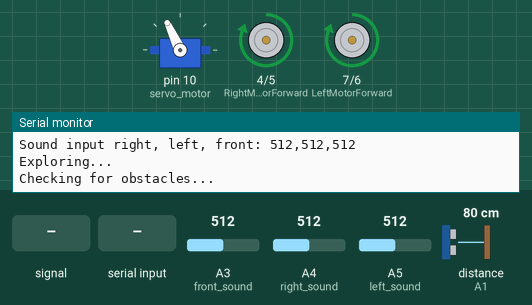
The sketch below on a simulated Arduino Uno, built with avr-gcc and run on an emulated ATmega328P. On the bench: servo, motor-driver pin pairs drawn as motors (green arrow = first pin HIGH = forward, orange = second pin HIGH = backward, longer = more drive), the last lines printed to the serial monitor. The test bench sets the inputs (shaded band); at power-on: distance to the obstacle (sensor on A1) 80 cm, A3 (front_sound) = 512, A4 (right_sound) = 512, A5 (left_sound) = 512. The echo pulse lasts 58.3 µs per cm.

Above: at 1.9 s.
2.0 s: A3 (front_sound) fed a 200 Hz sine of ±81 counts around its level
At 2.7 s:
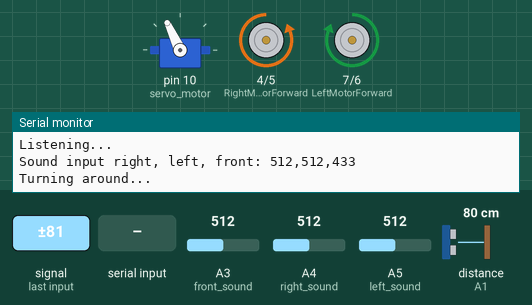
5.0 s: A4 (right_sound) fed a 200 Hz sine of ±81 counts around its level
At 6.4 s:
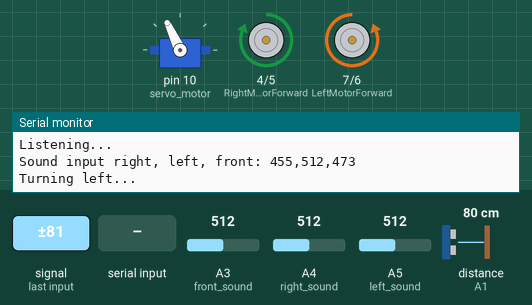
8.0 s: distance to the obstacle (sensor on A1) set to 2 cm
At 10.2 s:
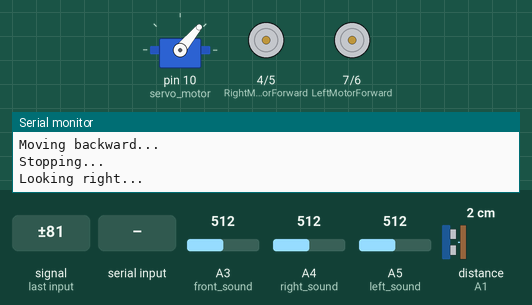
11.0 s: byte 1 (1) received over Serial
At 12.5 s:
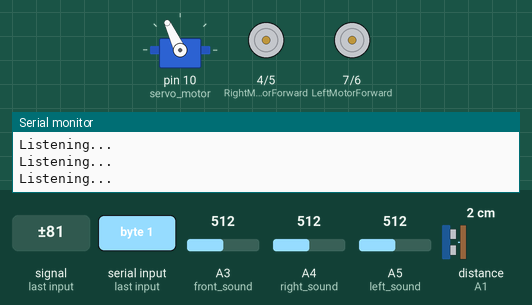
12.8 s: byte 3 (3) received over Serial
At 13.6 s:
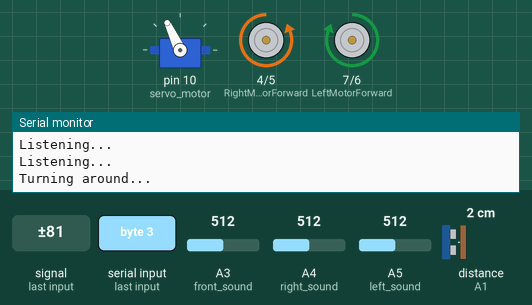
Timing chart, 0 to 15.8 s (numbered marks = the images above; inputs shaded):
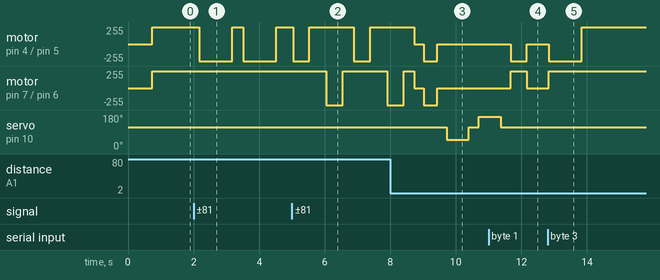

The sketch:

curious_bot_final.ino
```cpp
// Obstacle avoidance code loosely based on: http://mertarduinotutorial.blogspot.co.uk/2017/03/arduino-project-tutorial-17-obstacle.html
// The rest is mine.

#include <Servo.h>
#include <NewPing.h>

const int LeftMotorForward = 7;
const int LeftMotorBackward = 6;
const int RightMotorForward = 4;
const int RightMotorBackward = 5;

//for determinind loudest sound
const int threshold = 10;

//for sound calibration
int cr;
int cl;
int cf;

//analog input pins for sound input
const int front_sound = A3;
const int right_sound = A4;
const int left_sound = A5;

// setting up ping sensor
#define trig_pin A0 //analog input 0
# define echo_pin A1 //analog input 1
# define maximum_distance 200
int distance = 100;
NewPing sonar(trig_pin, echo_pin, maximum_distance);

Servo servo_motor;

//keeps track of whether we're moving forward - don't want to send high output to motors multiple times
boolean movingForward = false;

//keeps track of whether the bot is waiting or not
boolean waiting = false;

void setup() {
  // start serial
  Serial.begin(9600);

  // set pin modes for motor output
  pinMode(RightMotorForward, OUTPUT);
  pinMode(LeftMotorForward, OUTPUT);
  pinMode(LeftMotorBackward, OUTPUT);
  pinMode(RightMotorBackward, OUTPUT);

  //attach servo to pin 10
  servo_motor.attach(10);

  //point servo forwards
  servo_motor.write(115);
  delay(500);

  //read initial pings
  distance = readPing();
  delay(100);

  //calibrate sound input
  int base_r = 0;
  int base_l = 0;
  int base_f = 0;

  // sample sound environment when bot is started in case the room is noisy
  for (int i = 0; i < 100; i++) {
    int right = analogRead(right_sound);
    base_r = base_r + right;
    int left = analogRead(left_sound);
    base_l = base_l + left;
    int front = analogRead(front_sound);
    base_f = base_f + front;
  }
  cr = base_r / 100;
  cl = base_l / 100;
  cf = base_f / 100;
  //so now any sound input minus calibration number (e.g. right sound - cr) should be around zero-ish

}

void loop() {

  // listen for commands and noises
  listen();
  if (!waiting) {
    explore();
  }
}

void listen() {

  Serial.println("Listening...");

  // listen for commands from wekinator
  int weki_class = 0;
  if (Serial.available() > 0) {
    // read next available byte from serial
    weki_class = (int) Serial.read();

    //if command is "stop"
    if (weki_class == 1) {
      moveStop();
      waiting = true;
    }

    //if command is "go"
    if (weki_class == 2) {
      //just carry on
      if (waiting) {
        waiting = false;
      }
    }

    //if command is whistle
    if (weki_class == 3) {
      //whistle
      turnAround();
    }
    /*
    could have extra ifs here for more commands
    */
  }
  // if there was no command from wekinator and not waiting, respond instead to sound environment
  else if (!waiting) {
    // if no commands from wekinator and not waiting
    // listen to environment
    int r = analogRead(right_sound);
    int l = analogRead(left_sound);
    int f = analogRead(front_sound);

    Serial.print("Sound input right, left, front: ");
    Serial.print(r, DEC);
    Serial.print(",");
    Serial.print(l, DEC);
    Serial.print(",");
    Serial.print(f, DEC);
    Serial.println();

    // if loudest noise from behind
    if (r - threshold >= f && l - threshold >= f) {
      turnAround();
      delay(200);
    }
    // loudest noise from right
    else if (r - threshold >= l && r - threshold >= f) {
      turnRight();
      delay(200);
    }
    //loudest noise from left
    else if (l - threshold >= r && l - threshold >= f) {
      turnLeft();
      delay(200);
    }
  }
}

void turnAround() {

  Serial.println("Turning around...");

  digitalWrite(LeftMotorForward, HIGH);
  digitalWrite(RightMotorBackward, HIGH);

  digitalWrite(LeftMotorBackward, LOW);
  digitalWrite(RightMotorForward, LOW);

  delay(1000);

  digitalWrite(LeftMotorForward, HIGH);
  digitalWrite(RightMotorForward, HIGH);

  digitalWrite(LeftMotorBackward, LOW);
  digitalWrite(RightMotorBackward, LOW);

}

void explore() {

  Serial.println("Exploring...");
  moveForward();
  checkForObstacles();

}

void checkForObstacles() {

  Serial.println("Checking for obstacles...");

  // read distance in front
  distance = readPing();
  int distanceRight = 0;
  int distanceLeft = 0;
  delay(50);

  if (distance <= 30) {

    Serial.println("Obstacle!");

    // look both ways and see where there is more room
    moveStop();
    delay(300);
    moveBackward();
    delay(400);
    moveStop();
    delay(300);
    distanceRight = lookRight();
    delay(300);
    distanceLeft = lookLeft();
    delay(300);

    if (distance >= distanceLeft) {
      turnRight();
      moveStop();
    } else {
      turnLeft();
      moveStop();
    }
  }
}

int lookRight() {

  Serial.println("Looking right...");

  // look right
  servo_motor.write(50);
  delay(500);
  // get distance
  int distance = readPing();
  delay(100);
  // turn servo to front
  servo_motor.write(115);
  return distance;
}

int lookLeft() {

  Serial.println("Looking left...");

  // look left
  servo_motor.write(170);
  delay(500);
  int distance = readPing();
  delay(100);
  // turn servo to front
  servo_motor.write(115);
  return distance;
}

int readPing() {

  Serial.println("Reading ping...");

  delay(70);
  int cm = sonar.ping_cm();
  if (cm == 0) {
    cm = 250;
  }
  return cm;
}

void moveStop() {

  Serial.println("Stopping...");

  movingForward = false;
  digitalWrite(RightMotorForward, LOW);
  digitalWrite(LeftMotorForward, LOW);
  digitalWrite(RightMotorBackward, LOW);
  digitalWrite(LeftMotorBackward, LOW);
}

void moveForward() {

  // if not moving forward already
  if (!movingForward) {

    movingForward = true;

    Serial.println("Moving forward...");

    digitalWrite(RightMotorForward, HIGH);
    digitalWrite(LeftMotorForward, HIGH);
    digitalWrite(LeftMotorBackward, LOW);
    digitalWrite(RightMotorBackward, LOW);
  }
}

void moveBackward() {

  Serial.println("Moving backward...");

  movingForward = false;

  digitalWrite(LeftMotorBackward, HIGH);
  digitalWrite(RightMotorBackward, HIGH);
  digitalWrite(LeftMotorForward, LOW);
  digitalWrite(RightMotorForward, LOW);

}

void turnRight() {

  Serial.println("Turning right...");

  digitalWrite(LeftMotorForward, HIGH);
  digitalWrite(RightMotorBackward, HIGH);
  digitalWrite(LeftMotorBackward, LOW);
  digitalWrite(RightMotorForward, LOW);

  delay(500);

  digitalWrite(LeftMotorForward, HIGH);
  digitalWrite(RightMotorForward, HIGH);
  digitalWrite(LeftMotorBackward, LOW);
  digitalWrite(RightMotorBackward, LOW);

}

void turnLeft() {

  Serial.println("Turning left...");
  digitalWrite(LeftMotorBackward, HIGH);
  digitalWrite(RightMotorForward, HIGH);
  digitalWrite(LeftMotorForward, LOW);
  digitalWrite(RightMotorBackward, LOW);

  delay(500);

  digitalWrite(LeftMotorForward, HIGH);
  digitalWrite(RightMotorForward, HIGH);
  digitalWrite(LeftMotorBackward, LOW);
  digitalWrite(RightMotorBackward, LOW);

}
```

Measured:
- after the input at 2.0 s, motor on pin 4 (RightMotorForward) / pin 5 (RightMotorBackward): alternates forward 255/255 for 0.34 s and backward 255/255 for 1.0 s, starting after 0.18 s
- after the input at 5.0 s, motor on pin 7 (LeftMotorForward) / pin 6 (LeftMotorBackward): forward 255/255 → backward 255/255 after 1.1 s, → forward 255/255 0.50 s later, → backward 255/255 1.4 s later
- after the input at 8.0 s, servo on pin 10 (servo_motor): 115° → 50° after 1.7 s, → 115° 0.67 s later, → 170° 0.30 s later
- after the input at 11.0 s, motor on pin 4 (RightMotorForward) / pin 5 (RightMotorBackward), motor on pin 7 (LeftMotorForward) / pin 6 (LeftMotorBackward): goes on until 12.2 s, then stays stopped
- after the input at 12.8 s, motor on pin 4 (RightMotorForward) / pin 5 (RightMotorBackward): stopped → backward 255/255 at once, → forward 255/255 1.0 s later; motor on pin 7 (LeftMotorForward) / pin 6 (LeftMotorBackward): stopped → forward 255/255 at once
